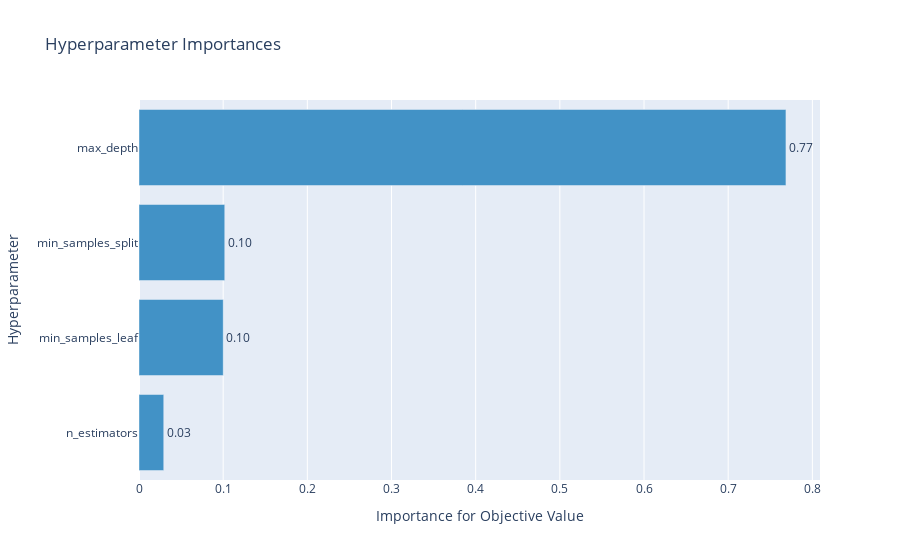

Write notebook code for a chart like this one.
### Code cell
optuna.visualization.plot_param_importances(study)

### Figure 1 — Plotly figure (JSON) as saved in the notebook; plotly's stock layout.template omitted (floating-point values rounded to 4 significant figures)
{"data": [{"cliponaxis": false, "hovertemplate": ["n_estimators (IntDistribution): 0.02939845718085259<extra></extra>", "min_samples_leaf (IntDistribution): 0.10008919627471254<extra></extra>", "min_samples_split (IntDistribution): 0.10189249516429245<extra></extra>", "max_depth (IntDistribution): 0.7686198513801424<extra></extra>"], "marker": {"color": "rgb(66,146,198)"}, "orientation": "h", "text": ["0.03", "0.10", "0.10", "0.77"], "textposition": "outside", "type": "bar", "x": [0.0294, 0.1001, 0.1019, 0.7686], "y": ["n_estimators", "min_samples_leaf", "min_samples_split", "max_depth"]}], "layout": {"showlegend": false, "title": {"text": "Hyperparameter Importances"}, "xaxis": {"title": {"text": "Importance for Objective Value"}}, "yaxis": {"title": {"text": "Hyperparameter"}}}}
